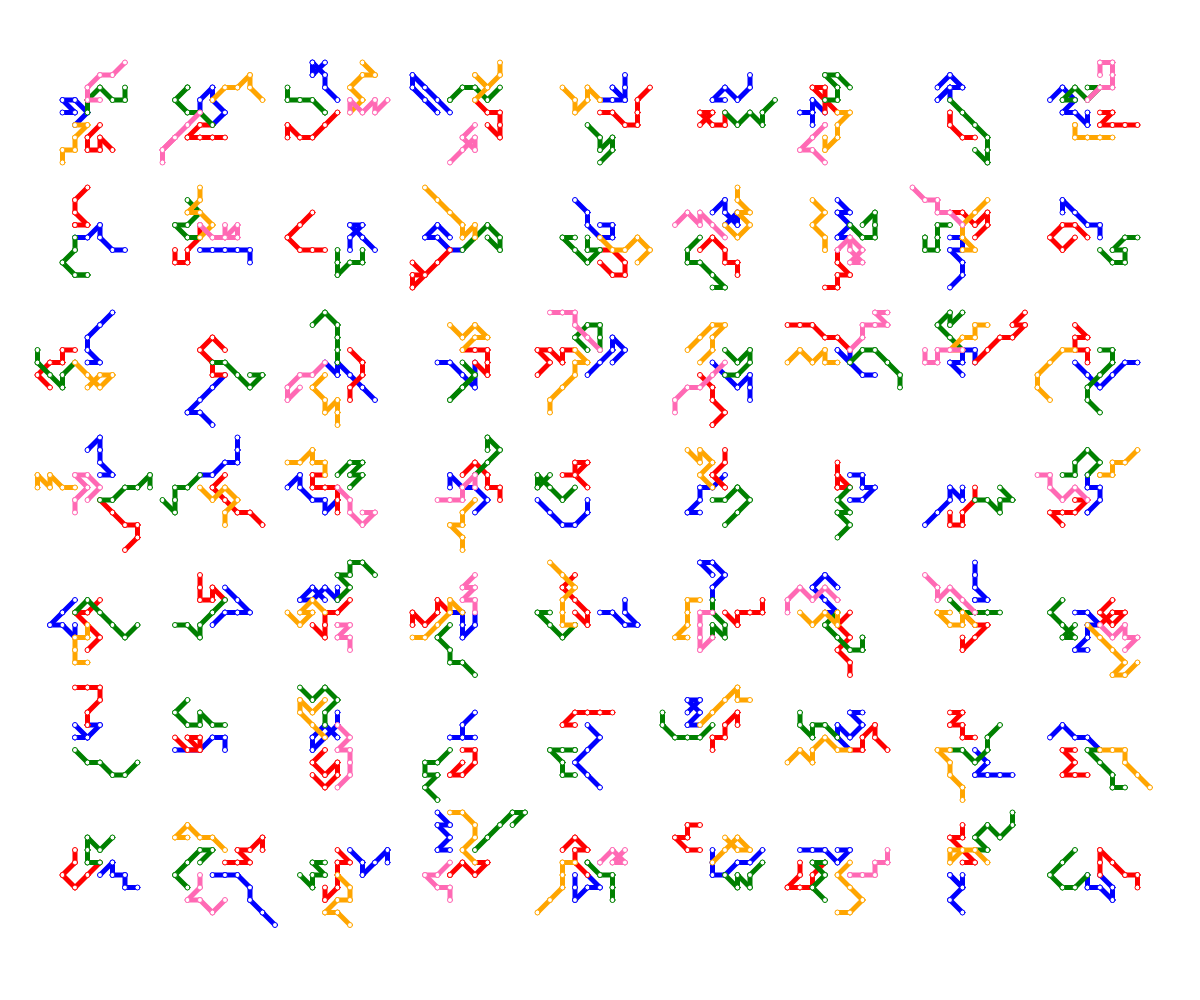
Frame 1 (no input)
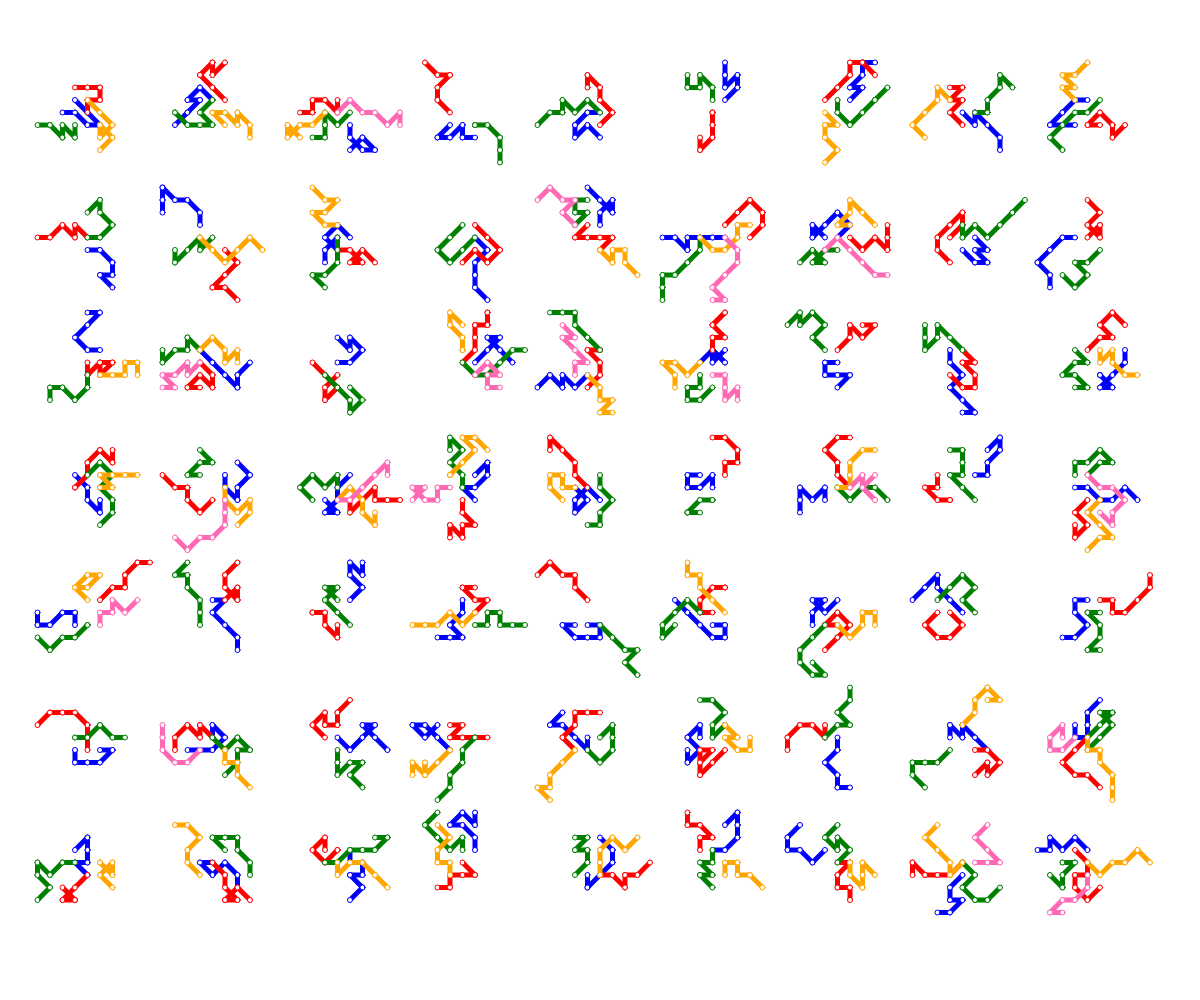
Frame 2 (the mouse pressed at the canvas centre, redrawn once)

The p5.js sketch that drew these frames (run headless with seeded random() and noise() and a simulated clock; the mouse was pressed at the canvas centre and the sketch redrawn once):

// p5.js sketch
// ── sketch.js
// ASSIGMENT 02 | Algorithmic Gliph generation
// Per ogni glifo:
//    - linee che hanno un angolo variabile tra 0/45/90° 
//      --> creo una sottogriglia per ogni mappa 
//    - maggiore probabilità di passaggio verso il centro 
//      --> Prossimo punto + vicino passando per il centro
//    - per ogni linea almeno due punti esterni e un punto vicino al centro

function setup() {
  createCanvas(windowWidth, windowHeight);
  frameRate(0.5);
  noLoop();
}

function draw() {
  background("white");
  // dim di scalate sulla base di quelle date:
  let scaleRatio = windowWidth / 1920;
  let maxUnitSize = 200;
  let unitSize = maxUnitSize * scaleRatio;
  // valore massimo del margine = 0.2% della larghezza della finestra
  let margin = windowWidth * 0.02;
  // dim contenuto
  let contentWidth = windowWidth - margin * 2;
  let contentHeight = windowHeight - margin * 2;

  // n max di colonne/righe si adatta in base allo spazio disponibile
  let nColumns = floor(contentWidth / unitSize);
  let nRows = floor(contentHeight / unitSize);

  // dim effettive della griglia
  let gridWidth = nColumns * unitSize;
  let gridHeight = nRows * unitSize;

  // centrare la griglia all'interno della finestra
  translate((windowWidth - gridWidth) / 2, (windowHeight - gridHeight) / 2);

  // grid
  noFill();
  for (let r = 0; r < nRows; r++) {
      for (let c = 0; c < nColumns; c++) {
          push();
          translate(c * unitSize, r * unitSize);
          drawMap(unitSize, scaleRatio);
          pop();

      }
  }
}

function drawMap(unitSize, scaleRatio) {
  let gridSize = 10;
  // griglia 10x10 all'interno di ogni unità della griglia + grande
  let scaledStroke = 8 * scaleRatio;
  let unitSmallSize = unitSize / gridSize;
  let colors = ["blue", "red", "green", "orange", "hotpink"];
  let linesCount = floor(random(3, colors.length + 1));

  // voglio gestire la griglia di punti per tenere traccia dei punti su cui sono già passata
  // points[x qualsiasi][y qualsiasi]=true
  // la matrice points[row][col] verrà impostata true quando una fermata viene "visitata"
  let points = [];
  for (let row = 0; row < gridSize; row++) {
      let singlePoint = [];
      for (let col = 0; col < gridSize; col++) {
          singlePoint.push(false);
      }
      points.push(singlePoint);
  }


  for (let color = 0; color < linesCount; color++) {
      stroke(colors[color]);
      // lunghezza linea metro
      let [x, y] = [floor(random(3, 6)), floor(random(3, 6))];
      let stopsCount = floor(random(5, gridSize * scaleRatio));
      // scelgo il numero di iterazioni in base al numero dei colori
      for (let stop = 0; stop < stopsCount; stop++) {
          let nextX, nextY;
          // CICLO PER DEFINIRE LOGICA DELLE FERMATE 
          // continua a generare punti a caso finché non ne trova uno che rispetta le condizioni:
          //    - nextX non deve uscire dalla griglia a sx/dx
          //    - nextY non deve uscire dalla griglia in alto/basso   
          //    - se la fermata già stata visitata, ha una probablità 
          //      random<5% fermarsi anche su un punto visitato
          do {
              // floor(random (-1,2) --> -1,0,1 --> 8 pti + vicini nella griglia rispetto alla cella/pto precedente
              // - - -
              // - x -
              // - - -  
              nextX = x + floor(random(-1, 2));
              nextY = y + floor(random(-1, 2));

          } while (
              nextX < 0 || nextX >= gridSize ||
              nextY < 0 || nextY >= gridSize ||
              (points[nextX][nextY] && random() > 0.05)
          );
          strokeWeight(scaledStroke);
          line(x * unitSmallSize, y * unitSmallSize, nextX * unitSmallSize, nextY * unitSmallSize);
          drawStop(x, y, unitSmallSize, scaledStroke);
          drawStop(nextX, nextY, unitSmallSize, scaledStroke);
          points[x][y] = true;
          points[nextX][nextY] = true;
          x = nextX;
          y = nextY;
      }
  }
}

function drawStop(x, y, unitSmallSize, scaledStroke) {
  strokeWeight(1);
  fill("white");
  circle(x * unitSmallSize, y * unitSmallSize, scaledStroke);
}

// https://p5js.org/reference/p5/resizeCanvas/ 
// resizeCanvas() immediately clears the canvas and calls redraw()
function windowResized() {
  resizeCanvas(windowWidth, windowHeight);
  redraw();
}
